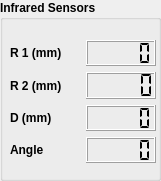
   <widget class="QGroupBox" name="groupBox_5">
    <property name="geometry">
     <rect>
      <x>370</x>
      <y>560</y>
      <width>161</width>
      <height>181</height>
     </rect>
    </property>
    <property name="font">
     <font>
      <weight>75</weight>
      <bold>true</bold>
     </font>
    </property>
    <property name="title">
     <string>Infrared Sensors</string>
    </property>
    <widget class="QWidget" name="layoutWidget">
     <property name="geometry">
      <rect>
       <x>10</x>
       <y>40</y>
       <width>146</width>
       <height>123</height>
      </rect>
     </property>
     <layout class="QVBoxLayout" name="verticalLayout_8">
      <item>
       <layout class="QHBoxLayout" name="horizontalLayout_30">
        <item>
         <widget class="QLabel" name="label_24">
          <property name="font">
           <font>
            <weight>75</weight>
            <bold>true</bold>
           </font>
          </property>
          <property name="text">
           <string>R 1 (mm)</string>
          </property>
         </widget>
        </item>
        <item>
         <widget class="QLCDNumber" name="lcdrange1">
          <property name="segmentStyle">
           <enum>QLCDNumber::Flat</enum>
          </property>
         </widget>
        </item>
       </layout>
      </item>
      <item>
       <layout class="QHBoxLayout" name="horizontalLayout_33">
        <item>
         <widget class="QLabel" name="label_25">
          <property name="font">
           <font>
            <weight>75</weight>
            <bold>true</bold>
           </font>
          </property>
          <property name="text">
           <string>R 2 (mm)</string>
          </property>
         </widget>
        </item>
        <item>
         <widget class="QLCDNumber" name="lcdrange2">
          <property name="segmentStyle">
           <enum>QLCDNumber::Flat</enum>
          </property>
         </widget>
        </item>
       </layout>
      </item>
      <item>
       <layout class="QHBoxLayout" name="horizontalLayout_34">
        <item>
         <widget class="QLabel" name="label_28">
          <property name="font">
           <font>
            <weight>75</weight>
            <bold>true</bold>
           </font>
          </property>
          <property name="text">
           <string>D (mm)</string>
          </property>
         </widget>
        </item>
        <item>
         <widget class="QLCDNumber" name="lcddistance">
          <property name="segmentStyle">
           <enum>QLCDNumber::Flat</enum>
          </property>
         </widget>
        </item>
       </layout>
      </item>
      <item>
       <layout class="QHBoxLayout" name="horizontalLayout_35">
        <item>
         <widget class="QLabel" name="label_29">
          <property name="font">
           <font>
            <weight>75</weight>
            <bold>true</bold>
           </font>
          </property>
          <property name="text">
           <string>Angle</string>
          </property>
         </widget>
        </item>
        <item>
         <widget class="QLCDNumber" name="lcdangle">
          <property name="segmentStyle">
           <enum>QLCDNumber::Flat</enum>
          </property>
         </widget>
        </item>
       </layout>
      </item>
     </layout>
    </widget>
   </widget>
